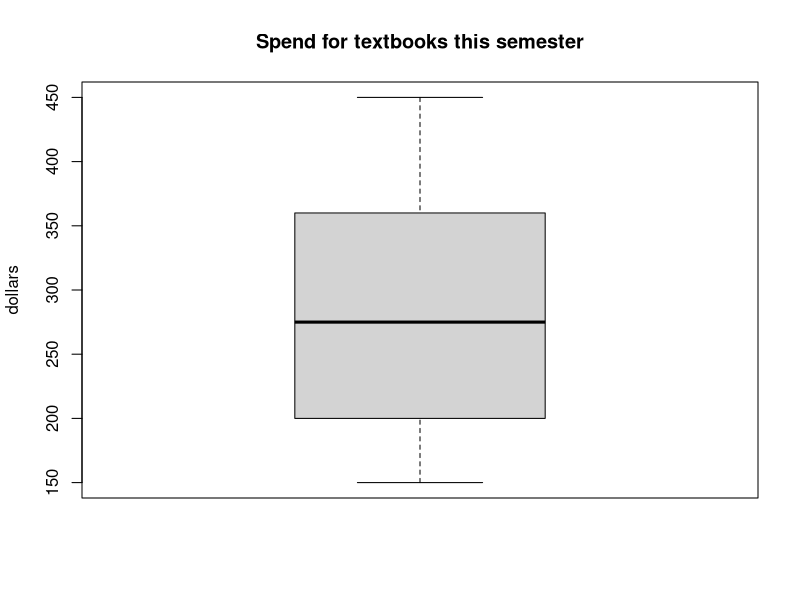
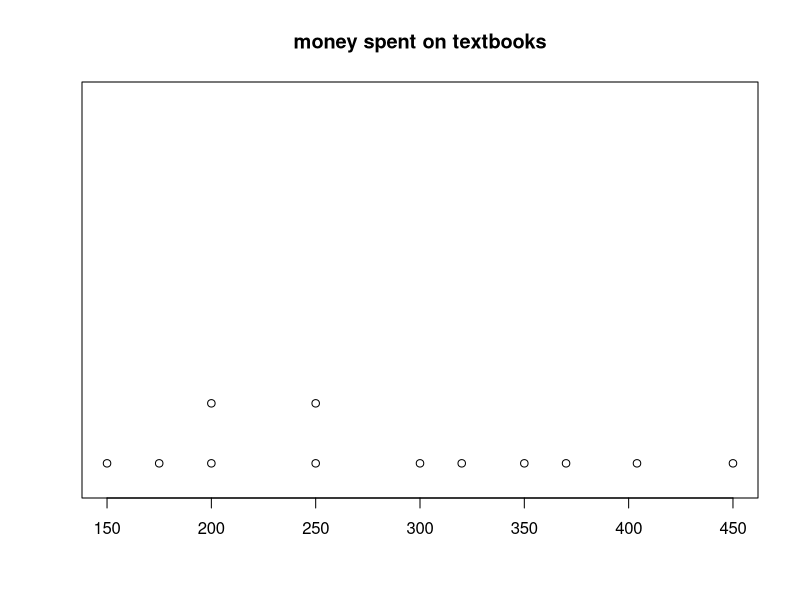

These charts were generated, in order, by the following R code:
## ---- chunk 1

money= c(200, 175, 450, 300,  350,  250, 150, 200, 320, 370, 404, 250)


boxplot(money, main= "Spend for textbooks this semester", ylab="dollars")
#dotchart(money, main= "Spend for textbook this semester" )
stripchart(money, method="stack", at=0.1,  offset=3, main ="money spent on textbooks",  pch=1, xaxt='s', bty='n') 
par("pin"=c(5,1))
par("bty"='n')
##jahis(1, at=2, lwd=2, col="black")     
## 雖然樣本數少於30，不過從點圖和盒狀圖的分佈來看.大致上是對稱的分佈,u,也沒有outlier，所以還是可以判斷是近似常態分佈的bell shape

sd34=sd(money)
se34=sd34/sqrt(12)
se34

## 和題目給的SE MEAN 27.7  接近

#c.$\







## a. looks like there are no outlier in the dotplot, ane 



